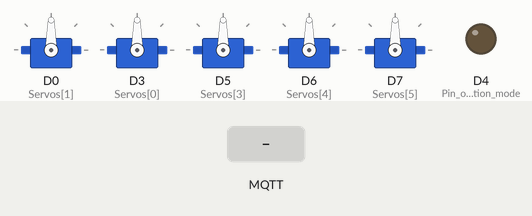
Simulated run of this sketch. Board: ESP8266 (NodeMCU). Shown: 5 × servo, output pins drawn as LEDs (lit = HIGH). The inputs (shaded band) are chosen by the test bench. WiFi joins after 1.5 s; servers stay silent unless stated; no MQTT or app messages arrive unless stated.

Above: at 2.7 s.
2.8 s: MQTT message "1" arrives on the first subscribed topic
At 4.0 s:
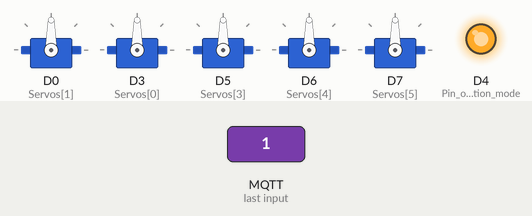
4.3 s: MQTT message "0" arrives on the first subscribed topic
At 5.2 s:
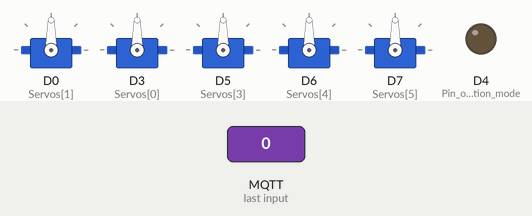
5.8 s: MQTT message "2" arrives on the first subscribed topic
At 6.3 s:
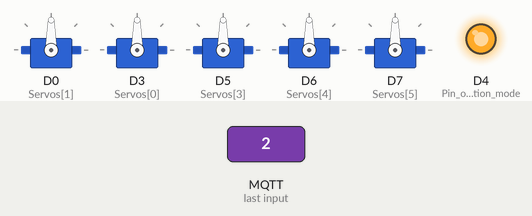
Timing chart, 0 to 8.8 s (numbered marks = the images above; inputs shaded):
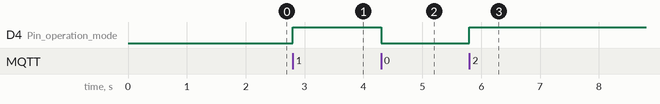

Measured:
- after the input at 2.8 s, D4 (Pin_operation_mode): LOW → HIGH at once
- after the input at 4.3 s, D4 (Pin_operation_mode): HIGH → LOW at once
- after the input at 5.8 s, D4 (Pin_operation_mode): LOW → HIGH at once

The sketch:

Robot_2_1_MQTT.ino
```cpp
//**** INCLUDES *************************************************************
#include <ESP8266WiFi.h>
#include <PubSubClient.h>

//**** PIN ASSIGNMENT OF OUR SHIELD AND ADDRESSES ***************************
static const int Servos[] = { 0, D0, D3, D5, D6, D7 };                   // { Rotation, InnerArm, OuterArm, Hand, Gripper }

//**** PROTOTYPES ***********************************************************
void robot_initialize();
void callback(char* topic, byte* payload, unsigned int length);
void reconnect();

//**** GLOBALS **************************************************************
static const IPAddress ServerIpAddr = {192,168,10,1};                 // IP address of the MQTT Server/Broker
static bool ledOn;                                                    // Blinking/Flickering blue LED shows prog state!
WiFiClient WIFIclient;                                                // Use WiFiClient class to create TCP connections
PubSubClient MQTTclient(ServerIpAddr, 1883, callback, WIFIclient);    // Initialize the PubSubClient library


//**** SETUP ****************************************************************
void setup() {
  #ifdef DEBUG
  Serial.begin(9600);
  #endif DEBUG
  pinMode(LED_BUILTIN, OUTPUT);     // Pin operation mode

  comm_wifiSetup();                 // Sets up the WiFi Access Point
  robot_initialize();               // Setup Servos
}

//**** LOOP ****************************************************************
void loop() {

  if (!MQTTclient.connected())
    {
      reconnect();
    }
  MQTTclient.loop();
}
```

Comm.ino
```cpp
//####### THIS FILE CONTAINS COMMUNICATION-RELATED DATA AND FUNCTIONS #######


//**** CONSTANTS ************************************************************
static const char* AccessPointSsid = "iotlab";
static const char* AccessPointPassword = "masterproj";
static const unsigned short ServerPort = 1883;

//**** PROTOTYPES ************************************************************
void robot_controlServos(float *rot);


//**** 'comm_wifiSetup()' sets up the WiFi Access *********************
void comm_wifiSetup() {
   /* Explicitly set the ESP8266 to be a WiFi-client, otherwise, it by default,
     would try to act as both a client and an access-point and could cause
     network-issues with your other WiFi-devices on your WiFi-network. */
  WiFi.mode(WIFI_STA);
  WiFi.begin(AccessPointSsid, AccessPointPassword);

  while (WiFi.status() != WL_CONNECTED)
  {
    delay(500);
    #ifdef DEBUG
    Serial.print(".");
    #endif DEBUG
  }
  #ifdef DEBUG
  Serial.println("");
  Serial.println("WiFi connected");
  Serial.println("IP address: ");
  Serial.println(WiFi.localIP());
  #endif DEBUG

  MQTTclient.setCallback(callback);

}


void callback(char* topic, byte* payload, unsigned int len)
{
  //Serial.print("Message arrived [");
  //Serial.print(topic);
  //Serial.print("] ");
  static bool GyroId=0;
  static byte rotations[6] = {0, 0, 0, 0, 0, 0};
                              // The rotation of 2 x 3 axis, range +/-100%
                              // { X0, Y0, Z0, X1, Y1, Z1}
  signed char * a;
  float translation [6] = {0,0,0,0,0,0};

  #ifdef DEBUG
  Serial.print(len);
  Serial.println();
  #endif

  GyroId = payload[0];
  a = (signed char*)&rotations[0];
  for (int i=1;i<len;i++)
    rotations[GyroId*3+i-1] = (payload[i]-100);

  #ifdef DEBUG
  Serial.println();
  #endif

  for(int i=0;i<6;i++)
  {
  translation[i] = (float)a[i];
  }

  robot_controlServos(translation);
  #ifdef DEBUG
  Serial.println();
  Serial.println();
  #endif

  // Map 6 gyro axis to 5 Robot axis!
  digitalWrite(LED_BUILTIN, ledOn = !ledOn);  // Blue LED Flickers

}


void reconnect() {
  // Loop until we're reconnected
  while (!MQTTclient.connected())
  {
    #ifdef DEBUG
    Serial.print("Attempting MQTT connection...");
    #endif
    // Attempt to connect
    if (MQTTclient.connect("arduinoClient"))
    {
      #ifdef DEBUG
      Serial.println("connected");
      #endif
      MQTTclient.subscribe("/lab/robot2/axgrp1");
      MQTTclient.subscribe("/lab/robot2/axgrp2");
    }
    else
    {
      #ifdef DEBUG
      Serial.print("failed, rc=");
      Serial.print(MQTTclient.state());
      Serial.println(" try again in 5 seconds");
      #endif
      // Wait 5 seconds before retrying
      delay(5000);
    }
  }
}
```

Robot.ino
```cpp
//########## THIS FILE CONTAINS ROBOT-RELATED DATA AND FUNCTIONS #############
//**** INCLUDES *************************************************************
#include <Servo.h>

//**** CONSTANTS ************************************************************
static const int ServoLimits[][2] = {  // Hard Mechanical Servo Limits - in us
  { 700, 1000}, // Dummy Value
  { 650, 2300}, // Azimuth  {right, left}
  { 900, 1800}, // InnerArm {out, in}
  {1060, 1780}, // OuterArm {up, down}
  { 650, 2350}, // Hand     {left, right}
  {1400, 2030}  // Gripper  {close, open}
};  // CAUTION: Changing these limits might result in driving the servo against
    // their mechanical limit with high currents, leading to Thermal Destruction!

//**** GLOBALS **************************************************************
Servo myServos[6];

//**** 'robot_initialize()' prepares the Servos for being used **************
void robot_initialize() {
  // Attach Servos
  for(int i=1; i<6; i++)
    myServos[i].attach(Servos[i], ServoLimits[i][0], ServoLimits[i][1]);

  // Put Servos to their Default rotations
  float defaults[] = {0,0,0,0,0,0};
  robot_controlServos(defaults);
}

//**** 'robot_controlServos()' maps the rotation +/-100% to the servo positions ***
void robot_controlServos(float *rot) {

  float servoPos[6];      // { Azimuth, InnerArm, OuterArm, Hand, Gripper }

  //  If servo gets detached (error with azimuth axis) attach again - but this doesn´t work
  //  for (int i = 0; i < 5; i++)
  //  {
  //    if(myServos[i].attached()==0)
  //      robot_initialize();
  //  }

  //    Just for data check before we calculate and write out the values
  //    for(int i=0;i<6;i++)
  //    {
  //       Serial.print(rot[i]);
  //       Serial.print("   ");
  //    }

  // MAIN PART OF THIS MODULE: Coordinate Transformation - Map 6 Axis -> 5 Servos, range +/-100%
  //Serial.println(servoPos[2] = 1.00*rot[2]);    // FOR ADJUSTMENT! COMMENT NEXT 3 LINES OUT!
  servoPos[1] = 0.8*rot[2];       // Azimuth
  servoPos[2] = -0.90*rot[0] - 0.65*rot[3];  // InnerArm
  servoPos[3] = -0.80*rot[0] + 0.65*rot[3];  // OuterArm
  servoPos[4] = -1.0*rot[5];      // Hand
  servoPos[5] = rot[4];           // Gripper
  // Note: servoPos[5] does not exist; rot[1] is not used.
  //Serial.print(servoPos[0]);
  //Serial.println();

  // Control Servos
  for(int axis=1; axis<6; axis++) {

    float pulseWidth = (servoPos[axis]/200+0.5)*(ServoLimits[axis][1]-ServoLimits[axis][0]) + ServoLimits[axis][0];
    myServos[axis].write(constrain(pulseWidth, ServoLimits[axis][0], ServoLimits[axis][1]));
    // I tried to reattach the servos here, but this doesn´t work either
    //if(myServos[0].attached()==0)
    //{
    //  myServos[0].attach(Servos[0], ServoLimits[0][0], ServoLimits[0][1]);
    //  Serial.print("Att");
    //}
  }

}
```
